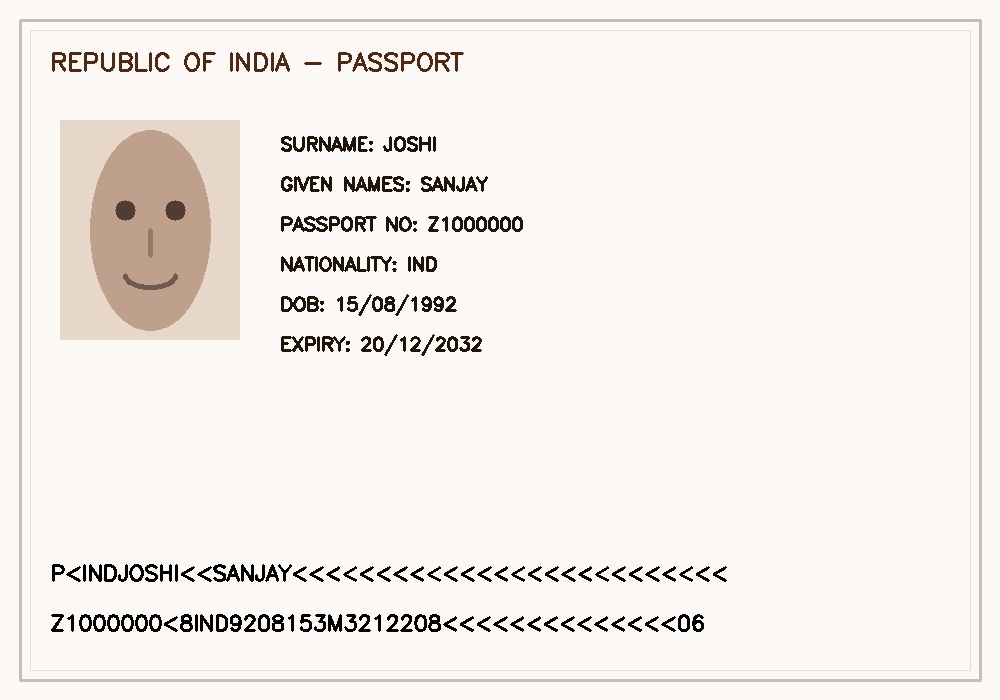
#> input picture backend/data/benchmark_dataset/genuine_000_passport.jpg, 1000 x 700 px
$ python -i preprocessing.py   (imports and definitions only)
#> lines starting #> are read from the running program, lines starting #| are printed output that depends on the picture; after the words box and inside, x2 and y2 are one past the last pixel; in counts of white or black regions, pixels touching at a corner belong together
import os
import cv2
import numpy as np


def order_points(pts: np.ndarray) -> np.ndarray:
    """
    Orders 4 points of a quadrilateral in the order: top-left, top-right, bottom-right, bottom-left.
    """
    rect = np.zeros((4, 2), dtype="float32")
    s = pts.sum(axis=1)
    rect[0] = pts[np.argmin(s)]
    rect[2] = pts[np.argmax(s)]

    diff = np.diff(pts, axis=1)
    rect[1] = pts[np.argmin(diff)]
    rect[3] = pts[np.argmax(diff)]
    return rect


def four_point_transform(image: np.ndarray, pts: np.ndarray) -> np.ndarray:
    """
    Applies a perspective transform to flatten/deskew a 4-point ROI to a top-down view.
    """
    rect = order_points(pts)
    (tl, tr, br, bl) = rect

    width_a = np.sqrt(((br[0] - bl[0]) ** 2) + ((br[1] - bl[1]) ** 2))
    width_b = np.sqrt(((tr[0] - tl[0]) ** 2) + ((tr[1] - tl[1]) ** 2))
    max_width = max(int(width_a), int(width_b))

    height_a = np.sqrt(((tr[0] - br[0]) ** 2) + ((tr[1] - br[1]) ** 2))
    height_b = np.sqrt(((tl[0] - bl[0]) ** 2) + ((tl[1] - bl[1]) ** 2))
    max_height = max(int(height_a), int(height_b))

    # Ensure minimum valid dimensions
    max_width = max(max_width, 100)
    max_height = max(max_height, 100)

    dst = np.array([
        [0, 0],
        [max_width - 1, 0],
        [max_width - 1, max_height - 1],
        [0, max_height - 1]
    ], dtype="float32")

    transform_matrix = cv2.getPerspectiveTransform(rect, dst)
    warped = cv2.warpPerspective(image, transform_matrix, (max_width, max_height))
    return warped


def apply_clahe(image: np.ndarray) -> np.ndarray:
    """
    Applies Contrast Limited Adaptive Histogram Equalization (CLAHE) on LAB color space L-channel.
    """
    lab = cv2.cvtColor(image, cv2.COLOR_BGR2LAB)
    l, a, b = cv2.split(lab)
    clahe = cv2.createCLAHE(clipLimit=2.0, tileGridSize=(8, 8))
    cl = clahe.apply(l)
    limg = cv2.merge((cl, a, b))
    return cv2.cvtColor(limg, cv2.COLOR_LAB2BGR)


def find_document_contour(image: np.ndarray) -> np.ndarray:
    """
    Finds the largest 4-sided convex contour covering a meaningful portion of the image.
    Rescales high-resolution images for robust edge detection and morphological closing.
    """
    orig_h, orig_w = image.shape[:2]
    target_h = 1000
    scale = float(target_h) / float(orig_h)
    target_w = int(orig_w * scale)

    resized = cv2.resize(image, (target_w, target_h))
    total_area = target_h * target_w

    gray = cv2.cvtColor(resized, cv2.COLOR_BGR2GRAY)
    blur = cv2.GaussianBlur(gray, (5, 5), 0)
    canny = cv2.Canny(blur, 30, 150)

    kernel = cv2.getStructuringElement(cv2.MORPH_RECT, (5, 5))
    closed = cv2.morphologyEx(canny, cv2.MORPH_CLOSE, kernel, iterations=2)

    contours, _ = cv2.findContours(closed, cv2.RETR_EXTERNAL, cv2.CHAIN_APPROX_SIMPLE)
    if not contours:
        return None

    contours = sorted(contours, key=cv2.contourArea, reverse=True)

    for c in contours:
        area = cv2.contourArea(c)
        if area < total_area * 0.10:
            break

        peri = cv2.arcLength(c, True)

        for eps_ratio in [0.01, 0.02, 0.03, 0.04, 0.05]:
            approx = cv2.approxPolyDP(c, eps_ratio * peri, True)
            if len(approx) == 4:
                pts_scaled = (approx.reshape(4, 2) / scale).astype("float32")
                return pts_scaled

        if 4 <= len(approx) <= 8:
            rect = cv2.minAreaRect(c)
            box = cv2.boxPoints(rect)
            box_scaled = (box / scale).astype("float32")
            return box_scaled

    return None


def detect_and_correct_document(image_path: str, output_dir: str = None) -> dict:
    """
    Detects document boundaries, applies perspective correction if angled/skewed,
    enhances contrast via CLAHE, and saves the preprocessed image.
    """
    if output_dir is None:
        backend_dir = os.path.dirname(os.path.dirname(__file__))
        output_dir = os.path.join(backend_dir, "uploads", "preprocessed")

    try:
        if not os.path.exists(image_path):
            return {
                "processed_image_path": image_path,
                "correction_applied": False,
                "note": f"Image file not found: {image_path}",
                "error": "File not found"
            }

        os.makedirs(output_dir, exist_ok=True)

        img = cv2.imread(image_path)
#> img is the input picture: shape (700, 1000, 3); mean B, G, R 233, 237, 242.3
        if img is None:
            return {
                "processed_image_path": image_path,
                "correction_applied": False,
                "note": f"Failed to read image with OpenCV: {image_path}",
                "error": "Image read error"
            }

        pts = find_document_contour(img)
#> in find_document_contour, `resized = cv2.resize(image, (target_w, target_h))`:
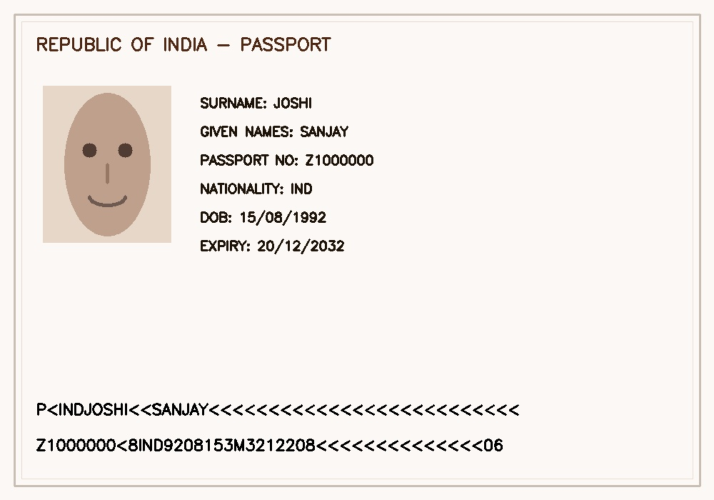
#> resized: shape (1000, 1428, 3) (shown at 1/2 size); mean B, G, R 232.9, 237, 242.2
#> in find_document_contour, `gray = cv2.cvtColor(resized, cv2.COLOR_BGR2GRAY)`:
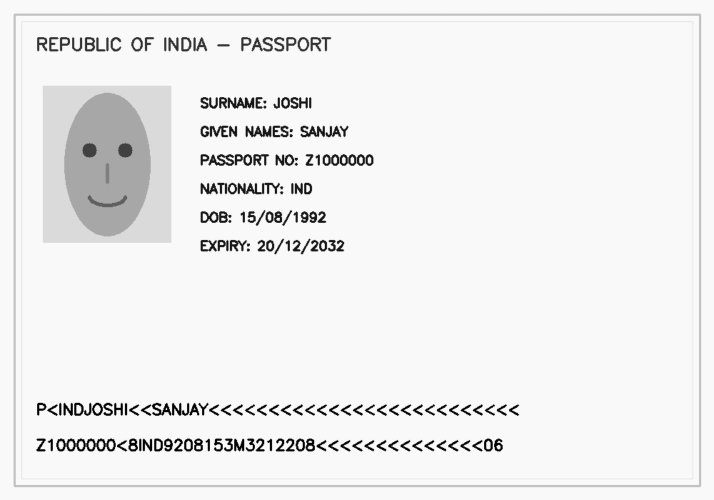
#> gray: shape (1000, 1428) (shown at 1/2 size); min 0, max 254, mean 238.2
#> in find_document_contour, `canny = cv2.Canny(blur, 30, 150)`:
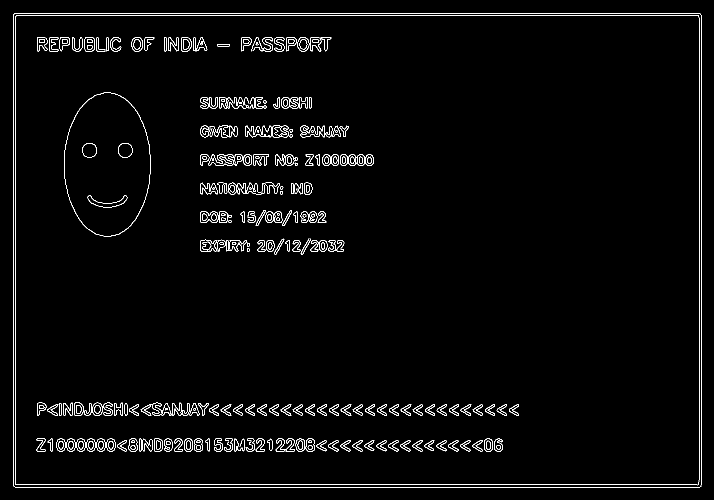
#> canny: shape (1000, 1428) (shown at 1/2 size); 2.3% white in thin lines or dots
#> in find_document_contour, `closed = cv2.morphologyEx(canny, cv2.MORPH_CLOSE, kernel, iterations=2)`:
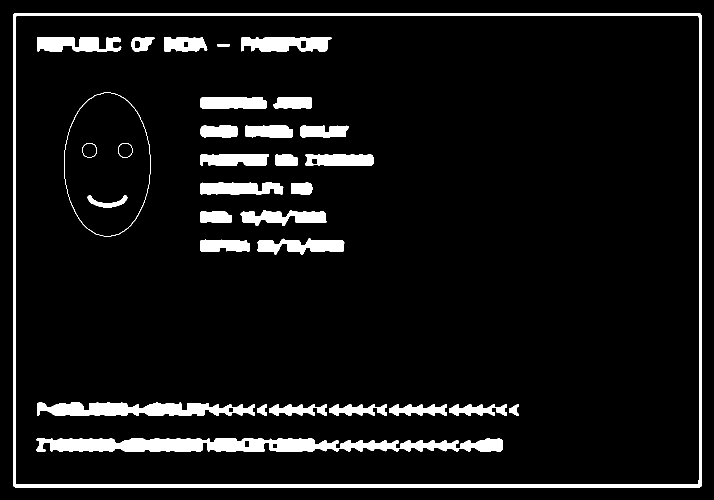
#> closed: shape (1000, 1428) (shown at 1/2 size); 7.1% white; 32 white regions
#> in find_document_contour, `contours, _ = cv2.findContours(closed, cv2.RETR_EXTERNAL, cv2.CHAIN_AP..`: contours = 1 contour; box (x1, y1, x2, y2) and area: (27, 27, 1403, 975) 1302116
#> the loop in find_document_contour, `for c in contours:` made 1 pass
#> (area, peri) on pass 1: (1302115.5, 4639.9)
#> pts = [[18.9, 19.6], [19.6, 681.1], [981.4, 680.4], [980, 18.9]]

        if pts is not None:
            warped = four_point_transform(img, pts)
#> in order_points, `s = pts.sum(axis=1)`: s = [38.5, 700.7, 1661.8, 998.9]
#> in order_points, `diff = np.diff(pts, axis=1)`: diff = [0.7, 661.5, -301, -961.1]
#> in four_point_transform, `rect = order_points(pts)`: rect = [[18.9, 19.6], [980, 18.9], [981.4, 680.4], [19.6, 681.1]]
#> in four_point_transform, `(tl, tr, br, bl) = rect`: tl = [18.9, 19.6]; tr = [980, 18.9]; br = [981.4, 680.4]; bl = [19.6, 681.1]
#> in four_point_transform, `width_a = np.sqrt(((br[0] - bl[0]) ** 2) + ((br[1] - bl[1]) ** 2))`: width_a = 961.8
#> in four_point_transform, `width_b = np.sqrt(((tr[0] - tl[0]) ** 2) + ((tr[1] - tl[1]) ** 2))`: width_b = 961.1
#> in four_point_transform, `max_width = max(int(width_a), int(width_b))`: max_width = 961
#> in four_point_transform, `height_a = np.sqrt(((tr[0] - br[0]) ** 2) + ((tr[1] - br[1]) ** 2))`: height_a = 661.5
#> in four_point_transform, `max_height = max(int(height_a), int(height_b))`: max_height = 661
#> in four_point_transform, `dst = np.array([ [0, 0], [max_width - 1, 0], [max_width - 1, max_heigh..`: dst = [[0, 0], [960, 0], [960, 660], [0, 660]]
#> in four_point_transform, `transform_matrix = cv2.getPerspectiveTransform(rect, dst)`: transform_matrix = [[0.999, -0.00106, -18.86], [0.000727, 0.998, -19.58], [1.68e-09, 1.1e-06, 1]]
#> in four_point_transform, `warped = cv2.warpPerspective(image, transform_matrix, (max_width, max_..`:
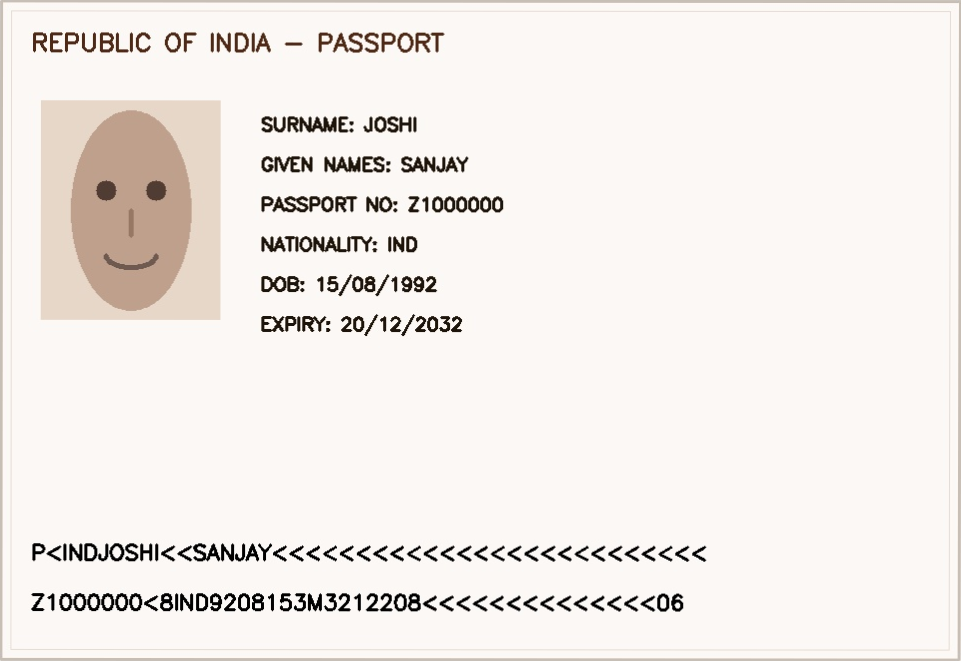
#> warped: shape (661, 961, 3); mean B, G, R 231.9, 236, 241.4
            processed = apply_clahe(warped)
#> in apply_clahe, `lab = cv2.cvtColor(image, cv2.COLOR_BGR2LAB)`: lab: shape (661, 961, 3); mean of channels 0, 1, 2 238.6, 129.3, 130.8
#> in apply_clahe, `l, a, b = cv2.split(lab)`:
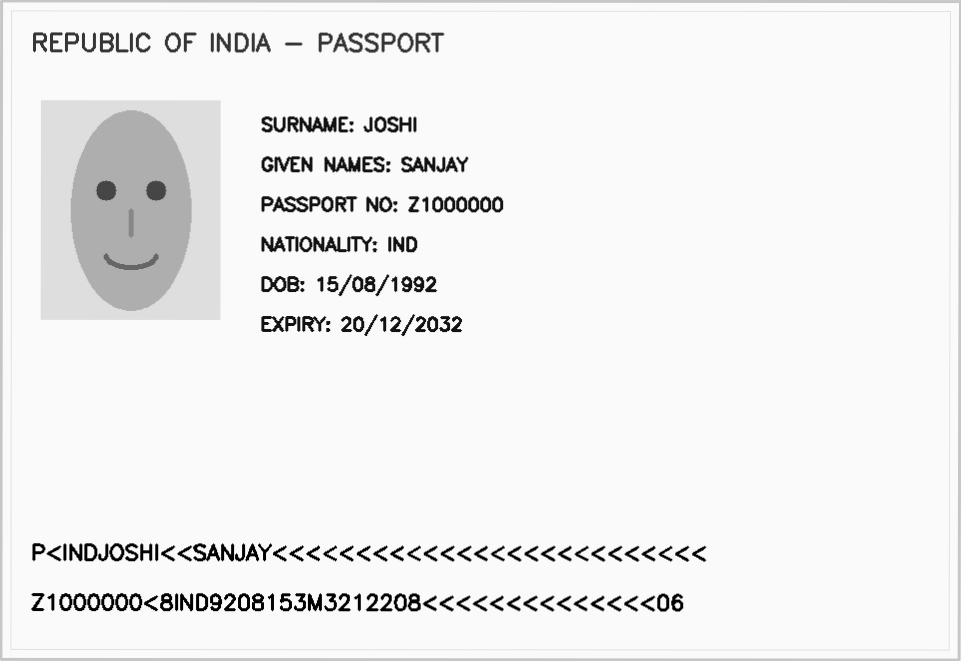
#> l: shape (661, 961); min 0, max 254, mean 238.6
#> in apply_clahe, `l, a, b = cv2.split(lab)`:
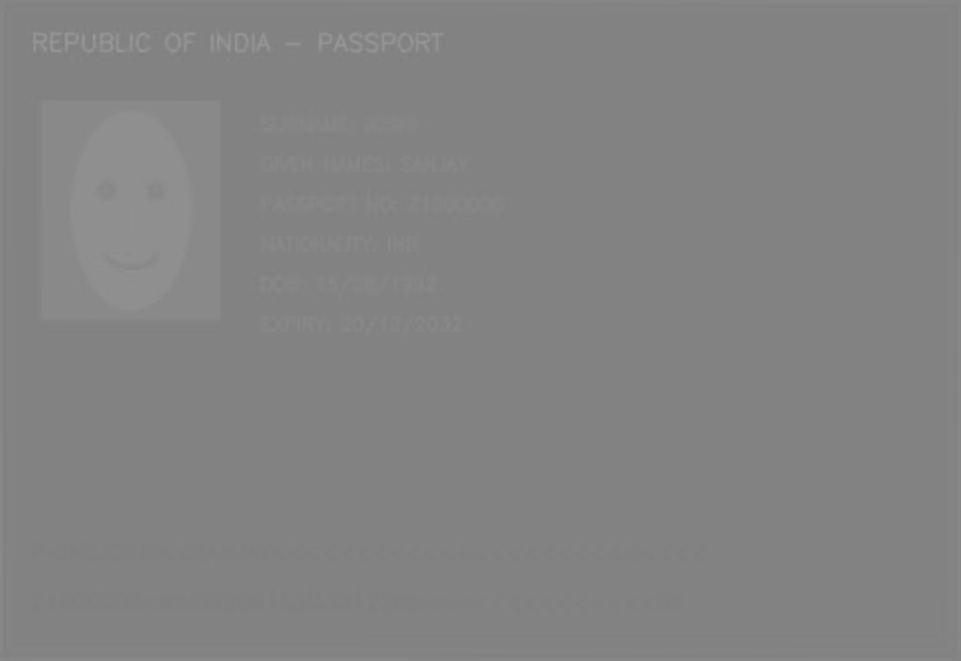
#> b: shape (661, 961); min 126, max 151, mean 130.8
#> in apply_clahe, `limg = cv2.merge((cl, a, b))`: limg: shape (661, 961, 3); mean of channels 0, 1, 2 236.9, 129.3, 130.8
            correction_applied = True
            note = "Perspective correction and contrast enhancement applied"
        else:
            processed = apply_clahe(img)
            correction_applied = False
            note = "No clear document boundary detected, used original image"

        base_name, ext = os.path.splitext(os.path.basename(image_path))
        if not ext:
            ext = ".jpg"
        processed_filename = f"{base_name}_processed{ext}"
        processed_filepath = os.path.join(output_dir, processed_filename)

        cv2.imwrite(processed_filepath, processed)

        return {
            "processed_image_path": processed_filepath,
            "correction_applied": correction_applied,
            "note": note
        }

    except Exception as e:
        return {
            "processed_image_path": image_path,
            "correction_applied": False,
            "note": "Preprocessing failed, using original image",
            "error": str(e)
        }

>>> result = detect_and_correct_document('../backend/data/benchmark_dataset/genuine_000_passport.jpg')
